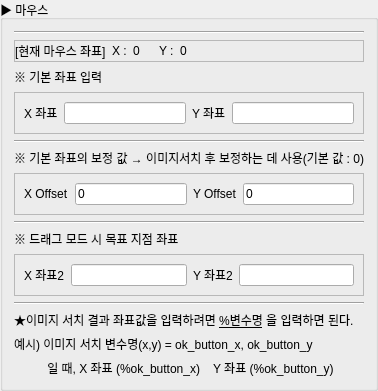
                     <widget class="QGroupBox" name="groupBox_macro_mouse">
                      <property name="minimumSize">
                       <size>
                        <width>0</width>
                        <height>0</height>
                       </size>
                      </property>
                      <property name="maximumSize">
                       <size>
                        <width>16777215</width>
                        <height>12</height>
                       </size>
                      </property>
                      <property name="title">
                       <string>▶ 마우스</string>
                      </property>
                      <layout class="QVBoxLayout" name="verticalLayout_50">
                       <item>
                        <widget class="Line" name="line_17">
                         <property name="orientation">
                          <enum>Qt::Horizontal</enum>
                         </property>
                        </widget>
                       </item>
                       <item>
                        <widget class="QFrame" name="frame_51">
                         <property name="frameShape">
                          <enum>QFrame::StyledPanel</enum>
                         </property>
                         <property name="frameShadow">
                          <enum>QFrame::Raised</enum>
                         </property>
                         <layout class="QHBoxLayout" name="horizontalLayout_63">
                          <property name="spacing">
                           <number>6</number>
                          </property>
                          <property name="leftMargin">
                           <number>0</number>
                          </property>
                          <property name="topMargin">
                           <number>0</number>
                          </property>
                          <property name="rightMargin">
                           <number>0</number>
                          </property>
                          <property name="bottomMargin">
                           <number>0</number>
                          </property>
                          <item>
                           <widget class="QLabel" name="label_68">
                            <property name="text">
                             <string>[현재 마우스 좌표]</string>
                            </property>
                           </widget>
                          </item>
                          <item>
                           <widget class="QLabel" name="label_66">
                            <property name="text">
                             <string>X :</string>
                            </property>
                           </widget>
                          </item>
                          <item>
                           <widget class="QLabel" name="label_macro_mouse_nowpos_x">
                            <property name="text">
                             <string>0</string>
                            </property>
                           </widget>
                          </item>
                          <item>
                           <widget class="QLabel" name="label_71">
                            <property name="text">
                             <string/>
                            </property>
                           </widget>
                          </item>
                          <item>
                           <widget class="QLabel" name="label_69">
                            <property name="text">
                             <string>Y :</string>
                            </property>
                           </widget>
                          </item>
                          <item>
                           <widget class="QLabel" name="label_macro_mouse_nowpos_y">
                            <property name="text">
                             <string>0</string>
                            </property>
                           </widget>
                          </item>
                          <item>
                           <spacer name="horizontalSpacer_14">
                            <property name="orientation">
                             <enum>Qt::Horizontal</enum>
                            </property>
                            <property name="sizeHint" stdset="0">
                             <size>
                              <width>40</width>
                              <height>20</height>
                             </size>
                            </property>
                           </spacer>
                          </item>
                         </layout>
                        </widget>
                       </item>
                       <item>
                        <widget class="QLabel" name="label_37">
                         <property name="text">
                          <string>※ 기본 좌표 입력</string>
                         </property>
                        </widget>
                       </item>
                       <item>
                        <widget class="QFrame" name="frame_46">
                         <property name="frameShape">
                          <enum>QFrame::StyledPanel</enum>
                         </property>
                         <property name="frameShadow">
                          <enum>QFrame::Raised</enum>
                         </property>
                         <layout class="QHBoxLayout" name="horizontalLayout_54">
                          <item>
                           <widget class="QLabel" name="label_31">
                            <property name="text">
                             <string>X 좌표</string>
                            </property>
                           </widget>
                          </item>
                          <item>
                           <widget class="QLineEdit" name="line_macro_mouse_posx"/>
                          </item>
                          <item>
                           <widget class="QLabel" name="label_32">
                            <property name="text">
                             <string>Y 좌표</string>
                            </property>
                           </widget>
                          </item>
                          <item>
                           <widget class="QLineEdit" name="line_macro_mouse_posy"/>
                          </item>
                         </layout>
                        </widget>
                       </item>
                       <item>
                        <widget class="Line" name="line_13">
                         <property name="orientation">
                          <enum>Qt::Horizontal</enum>
                         </property>
                        </widget>
                       </item>
                       <item>
                        <widget class="QLabel" name="label_38">
                         <property name="text">
                          <string>※ 기본 좌표의 보정 값 → 이미지서치 후 보정하는 데 사용(기본 값 : 0)</string>
                         </property>
                        </widget>
                       </item>
                       <item>
                        <widget class="QFrame" name="frame_50">
                         <property name="frameShape">
                          <enum>QFrame::StyledPanel</enum>
                         </property>
                         <property name="frameShadow">
                          <enum>QFrame::Raised</enum>
                         </property>
                         <layout class="QHBoxLayout" name="horizontalLayout_55">
                          <item>
                           <widget class="QLabel" name="label_34">
                            <property name="text">
                             <string>X Offset</string>
                            </property>
                           </widget>
                          </item>
                          <item>
                           <widget class="QLineEdit" name="line_macro_mouse_offset_x">
                            <property name="text">
                             <string>0</string>
                            </property>
                           </widget>
                          </item>
                          <item>
                           <widget class="QLabel" name="label_33">
                            <property name="text">
                             <string>Y Offset</string>
                            </property>
                           </widget>
                          </item>
                          <item>
                           <widget class="QLineEdit" name="line_macro_mouse_offset_y">
                            <property name="text">
                             <string>0</string>
                            </property>
                           </widget>
                          </item>
                         </layout>
                        </widget>
                       </item>
                       <item>
                        <widget class="Line" name="line_14">
                         <property name="orientation">
                          <enum>Qt::Horizontal</enum>
                         </property>
                        </widget>
                       </item>
                       <item>
                        <widget class="QLabel" name="label_39">
                         <property name="text">
                          <string>※ 드래그 모드 시 목표 지점 좌표</string>
                         </property>
                        </widget>
                       </item>
                       <item>
                        <widget class="QFrame" name="frame_48">
                         <property name="frameShape">
                          <enum>QFrame::StyledPanel</enum>
                         </property>
                         <property name="frameShadow">
                          <enum>QFrame::Raised</enum>
                         </property>
                         <layout class="QHBoxLayout" name="horizontalLayout_56">
                          <item>
                           <widget class="QLabel" name="label_36">
                            <property name="text">
                             <string>X 좌표2</string>
                            </property>
                           </widget>
                          </item>
                          <item>
                           <widget class="QLineEdit" name="line_macro_mouse_posx2">
                            <property name="text">
                             <string/>
                            </property>
                           </widget>
                          </item>
                          <item>
                           <widget class="QLabel" name="label_35">
                            <property name="text">
                             <string>Y 좌표2</string>
                            </property>
                           </widget>
                          </item>
                          <item>
                           <widget class="QLineEdit" name="line_macro_mouse_posy2">
                            <property name="text">
                             <string/>
                            </property>
                           </widget>
                          </item>
                         </layout>
                        </widget>
                       </item>
                       <item>
                        <widget class="Line" name="line_16">
                         <property name="orientation">
                          <enum>Qt::Horizontal</enum>
                         </property>
                        </widget>
                       </item>
                       <item>
                        <widget class="QLabel" name="label_40">
                         <property name="text">
                          <string>&lt;html&gt;&lt;head/&gt;&lt;body&gt;&lt;p&gt;★이미지 서치 결과 좌표값을 입력하려면 &lt;span style=&quot; text-decoration: underline;&quot;&gt;%변수명&lt;/span&gt; 을 입력하면 된다.&lt;/p&gt;&lt;/body&gt;&lt;/html&gt;</string>
                         </property>
                        </widget>
                       </item>
                       <item>
                        <widget class="QLabel" name="label_41">
                         <property name="text">
                          <string>예시) 이미지 서치 변수명(x,y) = ok_button_x, ok_button_y</string>
                         </property>
                        </widget>
                       </item>
                       <item>
                        <widget class="QLabel" name="label_42">
                         <property name="text">
                          <string>          일 때, X 좌표 (%ok_button_x)    Y 좌표 (%ok_button_y)</string>
                         </property>
                        </widget>
                       </item>
                      </layout>
                     </widget>
